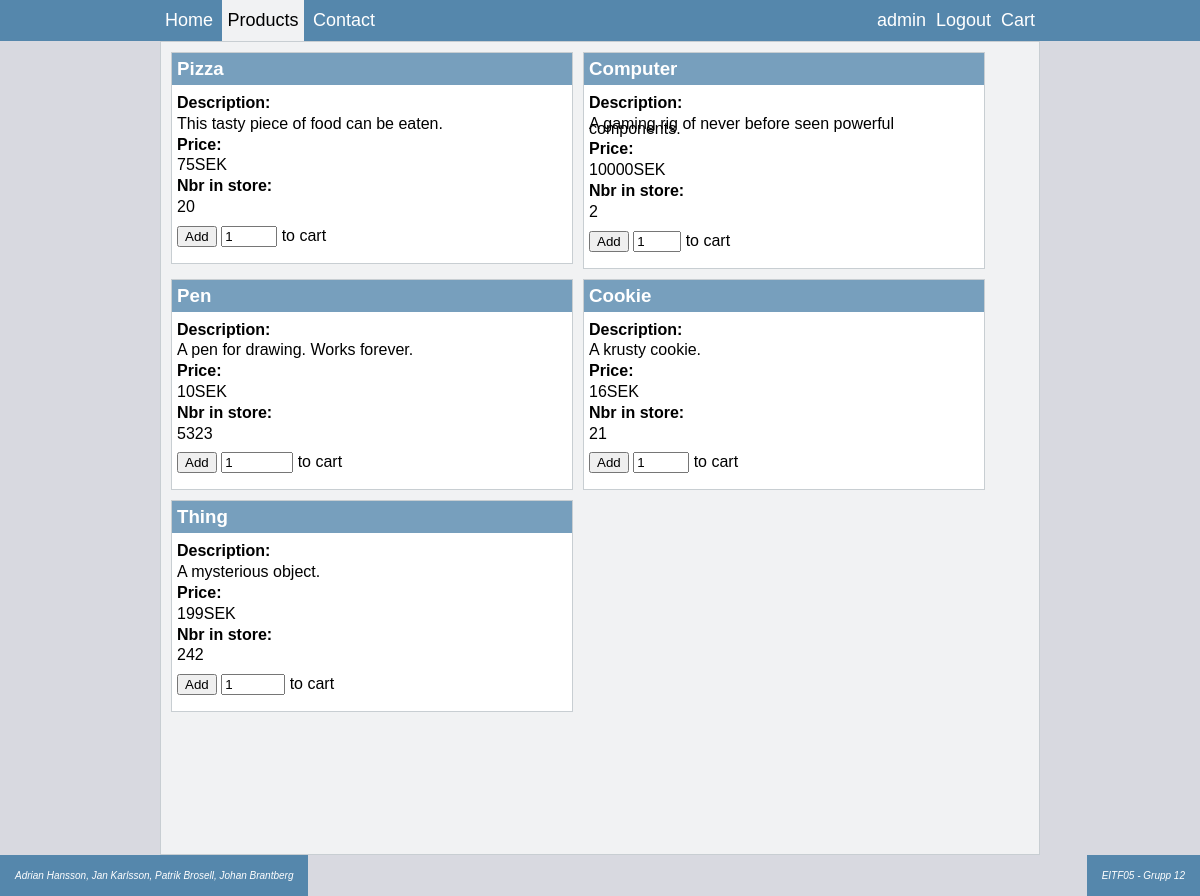
Screenshot of /products.php (signed in) with the database file from the repository.
### tables this page shows
CREATE TABLE IF NOT EXISTS `products` (
  `id` int(11) NOT NULL AUTO_INCREMENT,
  `name` varchar(50) NOT NULL,
  `description` varchar(250) NOT NULL,
  `nbrInStore` int(10) NOT NULL,
  `imageURL` varchar(200) NOT NULL,
  `price` int(10) NOT NULL,
  PRIMARY KEY (`id`)
);

### manager.php (the view, shortened to what this page needs)
<?php
class Manager {
	private $dbHost;
	private $db;
	private $dbUserName;
	private $dbPassword;
	private $dbConnection;
	public function printProducts(){
		$sqlGetProductsAll = "select * from products";
		$resultSet = $this->executeQuery($sqlGetProductsAll, null);
		for($i = 0; $i < count($resultSet); $i++){
			$product = array();
			array_push($product, $resultSet[$i]['name']);
			array_push($product, $resultSet[$i]['description']);
			array_push($product, $resultSet[$i]['price']);
			array_push($product, $resultSet[$i]['nbrInStore']);
			array_push($product, $resultSet[$i]['id']);
			echo '
			<div class="product-box">
				<h3 class="line-title">'.$product[0].'</h3>
				<div class="text-box blue">
					<p class="line-title">Description:</p>
					<p class="description">'.$product[1].'</p>
				</div>
				<div class="text-box green">
					<p class="line-title">Price:</p>
					<p>'.$product[2].'SEK</p>
				</div>
				<div class="text-box yellow">
					<p class = "line-title">Nbr in store:</p>
					<p>'.$product[3].'</p>
				</div>
				<div class="text-box green">
					<form method=post action="addtocart.php">
						<input type="hidden" name="productID" value="'.$product[4].'">
						<input type="submit" value="Add">
						<input type="number" name="productCount" value="1" min="1" max="'.$product[3].'">
						to cart
					</form>
				</div>
			</div>';
		}
	}
	public function openConnection() {
		try {
			$this->dbConnection = new PDO("mysql:host=$this->dbHost;dbname=$this->db",
					$this->dbUserName,  $this->dbPassword);
			$this->dbConnection->setAttribute(PDO::ATTR_ERRMODE, PDO::ERRMODE_EXCEPTION);
		} catch (PDOException $e) {
			$error = "Connection error: " . $e->getMessage();
			print $error . "<p>";
			unset($this->conn);
			return false;
		}
		return true;
	}
	public function closeConnection() {
		$this->dbConnection = null;
	}
	private function executeQuery($query, $param = null) {
		try {
			$stmt = $this->dbConnection->prepare($query);
			$stmt->execute($param);
			$result = $stmt->fetchAll();
		} catch (PDOException $e) {
			$error = "*** Internal error: " . $e->getMessage() . "<p>" . $query;
			die($error);
		}
		return $result;
	}
}
?>

### style.css (style rules this page uses)
body { margin:0; background-color: #D8D9E0; font-family: Arial, Helvetica, sans-serif; }
.product-box { border-style: solid; border-width: 1px; border-color: #C8CED2; color: #000000; background-color: white; margin-bottom: 10px; margin-right: 10px; width: 50vh; height: auto; float:left; }
.product-box h3 { color: white; font-family: Arial, Helvetica, sans-serif; margin:0; padding-top: 5px; padding-bottom: 5px; background-color: #779FBD; padding-left: 5px; padding-right: 5px; }
.product-box p { line-height: 30%; font-family: Arial, Helvetica, sans-serif; }
.product-box .line-title { font-weight: bold; }
.text-box { margin-left: 5px; margin-right: 5px; }

### rows the page displays
products: name "Pizza", description "This tasty piece of food can be eaten.", price "75", nbrInStore "20"
products: name "Computer", description "A gaming rig of never before seen powerful components.", price "10000", nbrInStore "2"
products: name "Pen", description "A pen for drawing. Works forever.", price "10", nbrInStore "5323"
products: name "Cookie", description "A krusty cookie.", price "16", nbrInStore "21"
products: name "Thing", description "A mysterious object.", price "199", nbrInStore "242"

### other values shown
$_SESSION['loginUserName'] "admin"
